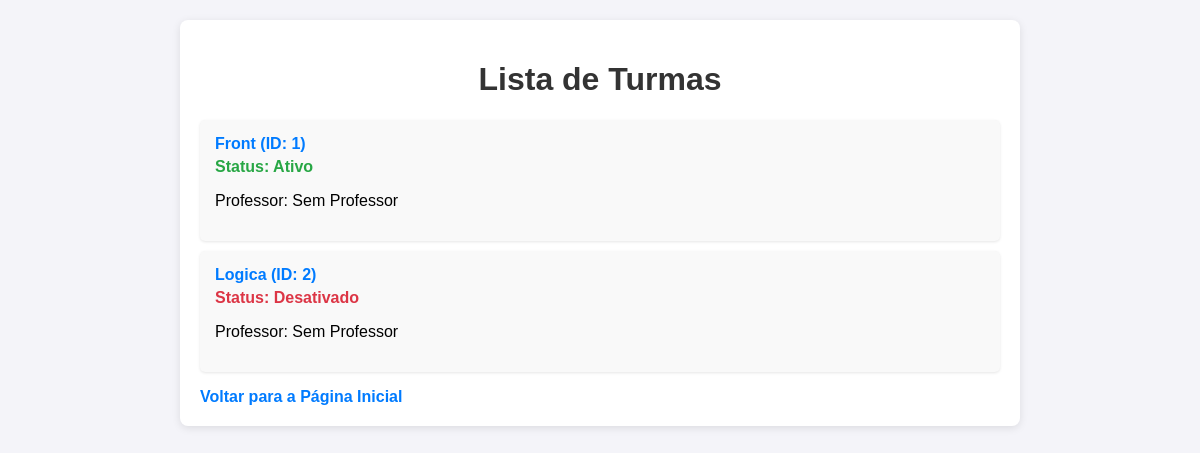
/turmas, run on an earlier commit of the app's database.
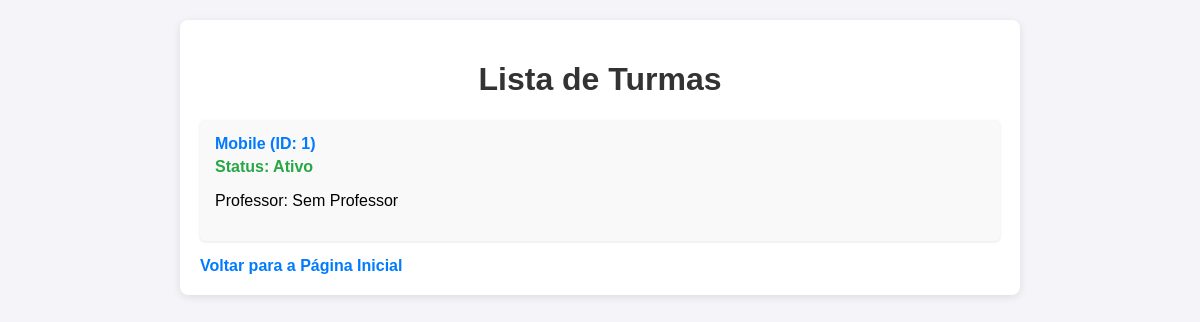
And on a later commit of the database.
### turmas/turmas_model.py (models this page shows, shortened)
class Turma(db.Model):
    id = db.Column(db.Integer, primary_key=True)
    descricao = db.Column(db.String(150))
    status = db.Column(db.Boolean, default=True)
    professor_id = db.Column(db.Integer, db.ForeignKey('professor.id'), nullable=True)
    alunos = db.relationship('Aluno', backref='turma', lazy="select")
    def to_dict(self):
        return {'id': self.id,
                'descricao': self.descricao,
                'status': self.status,
                'professor': {
                'id': self.professor.id,
                'nome': self.professor.nome}if self.professor else None
                }

### turmas/turmas_routes.py (the view)
@turmas_blueprint.route('/turmas', methods=['GET'])
def get_turmas():
    turma = Turma.query.options(db.joinedload(Turma.professor)).all()
    turmas = listar_turmas()
    return render_template("turmas/turmas.html", turmas = turmas)

### turmas/turmas_model.py (called while the page is built)
def listar_turmas():
    turmas = Turma.query.all()
    return [turma.to_dict() for turma in turmas]

### templates/turmas/turmas.html (shortened to what this page needs)
<!DOCTYPE html>
<html lang="pt-BR">
<head>
</head>
<body>
  <div class="container">
    <h1>Lista de Turmas</h1>
    <ul>
      {% for turma in turmas %}
        <li>
          <a href="{{ url_for('turmas.get_turma', id_turma=turma.id) }}">
            {{ turma.descricao }} (ID: {{ turma.id }})
          </a>
          <p class="status {% if turma.status %}ativo{% else %}desativado{% endif %}">
            Status: {% if turma.status %}Ativo{% else %}Desativado{% endif %}
          </p>
          <p>
            Professor: {{ turma.professor.nome if turma.professor else 'Sem Professor' }}
          </p>
        </li>
      {% else %}
        <li class="no-data">Nenhuma turma encontrada.</li>
      {% endfor %}
    </ul>
    <a href="{{ url_for('alunos.getIndex') }}" class="back-button" aria-label="Voltar para a página inicial">Voltar para a Página Inicial</a>
  </div>
</body>
</html>

What changed in the data, as far as the page shows it:
removed Turma: descricao "Logica", id "2", shows "Desativado", professor "Sem Professor"
changed Turma: descricao "Front" → "Mobile"
